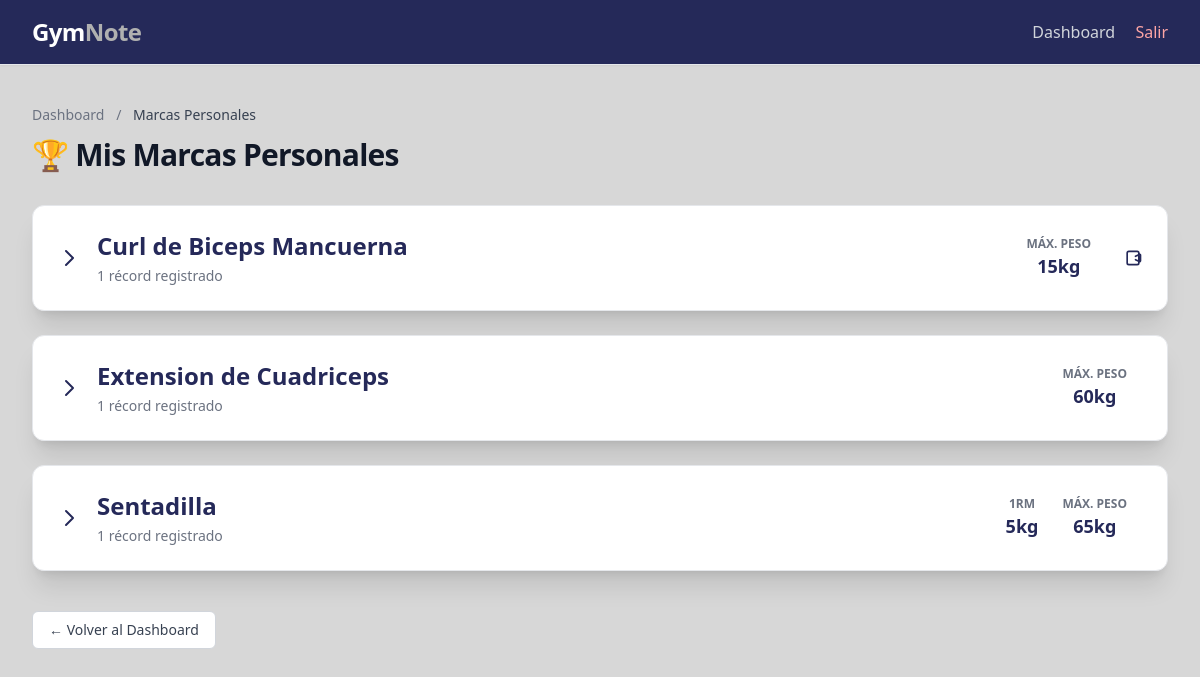
Screenshot of /marcas-personales/ (signed in) with the database file from the repository.
### core/models.py (models this page shows, shortened)
class Ejercicio(models.Model):
    nombre = models.CharField(max_length=150)
    video = models.URLField(blank=True, null=True)
    created_at = models.DateTimeField(auto_now_add=True)
    uploaded_at = models.DateTimeField(auto_now_add=True)
    class Meta:
        verbose_name = "Ejercicio"
        verbose_name_plural = "Ejercicios"
        ordering = ["nombre"]

### core/views.py (the view)
# urls.py: path("marcas-personales/", MarcasPersonalesListView.as_view(), name="marcas_personales"),
class MarcasPersonalesListView(LoginRequiredMixin, TemplateView):
    template_name = 'core/atleta/marcas_personales.html'
    def get_context_data(self, **kwargs):
        context = super().get_context_data(**kwargs)
        perfil = self.request.user.perfil
        context['marcas'] = perfil.get_marcas_personales()
        return context

### templates/core/atleta/marcas_personales.html (shortened to what this page needs)
{% extends "base.html" %}
{% load static %} {% block title %}Marcas Personales - NoteGym{% endblock %}
{% block content %}
<div class="max-w-6xl mx-auto">
    <header class="mb-8">
        <nav class="text-sm mb-3 text-gray-500">
            <a href="{% url 'dashboard' %}" class="hover:text-primary">Dashboard</a>
            <span class="mx-2">/</span>
            <span class="text-gray-700 font-medium">Marcas Personales</span>
        </nav>
        <h1 class="text-3xl font-extrabold text-gray-900 tracking-tight flex items-center">
            🏆 Mis Marcas Personales
        </h1>
    </header>
    {% if marcas %}
    <div class="space-y-6">
        {% for marca in marcas %}
        <div class="bg-white shadow-xl rounded-xl overflow-hidden border border-gray-200">
            <button
                data-accordion-trigger="ejercicio-{{ marca.ejercicio.id }}"
                class="w-full flex items-center justify-between p-6 text-left hover:bg-gray-50 transition"
            >
                <div class="flex items-center gap-4 flex-1">
                    <svg class="w-6 h-6 text-primary transform transition-transform duration-200 rotate-icon"
                         id="icon-ejercicio-{{ marca.ejercicio.id }}"
                         fill="none" stroke="currentColor" viewBox="0 0 24 24">
                        <path stroke-linecap="round" stroke-linejoin="round" stroke-width="2" d="M9 5l7 7-7 7"></path>
                    </svg>
                    <div class="flex-1">
                        <h2 class="text-2xl font-bold text-primary">
                            {{ marca.ejercicio.nombre }}
                        </h2>
                        <p class="text-sm text-gray-500 mt-1">
                            {{ marca.records_por_reps|length }} récord{% if marca.records_por_reps|length != 1 %}s{% endif %} registrado{% if marca.records_por_reps|length != 1 %}s{% endif %}
                        </p>
                    </div>
                    <div class="hidden md:flex gap-6 mr-4">
                        {% if marca.record_max_peso_1rm %}
                        <div class="text-center">
                            <p class="text-xs text-gray-500 font-semibold uppercase">1RM</p>
                            <p class="text-lg font-bold text-primary">{{ marca.record_max_peso_1rm.peso|floatformat:"-2" }}kg</p>
                        </div>
                        {% endif %}
                        {% if marca.record_max_peso %}
                        <div class="text-center">
                            <p class="text-xs text-gray-500 font-semibold uppercase">Máx. Peso</p>
                            <p class="text-lg font-bold text-primary">{{ marca.record_max_peso.peso|floatformat:"-2" }}kg</p>
                        </div>
                        {% endif %}
                    </div>
                </div>
                {% if marca.ejercicio.video %}
                <a href="{{ marca.ejercicio.video }}"
                   target="_blank"
                   onclick="event.stopPropagation()"
                   class="ml-4 flex items-center text-sm font-medium text-primary hover:text-indigo-700 transition">
                    <svg class="w-5 h-5" fill="none" stroke="currentColor" viewBox="0 0 24 24">
                        <path stroke-linecap="round" stroke-linejoin="round" stroke-width="2" d="M15 10l4.553-2.276A1 1 0 0121 8.618v6.764a1 1 0 01-1.447.894L15 14M5 18V6a2 2 0 012-2h10a2 2 0 012 2v12a2 2 0 01-2 2H7a2 2 0 01-2-2z"></path>
                    </svg>
                </a>
                {% endif %}
            </button>
        </div>
        {% endfor %}
    </div>
    {% endif %}
    <div class="mt-10">
        <a href="{% url 'dashboard' %}"
           class="inline-flex items-center px-4 py-2 border border-gray-300 text-sm font-medium rounded-md text-gray-700 bg-white hover:bg-gray-50 transition duration-150">
            ← Volver al Dashboard
        </a>
    </div>
</div>
{% endblock %}

### rows the page displays
Ejercicio: ejercicio.nombre "Curl de Biceps Mancuerna", records_por_reps|length "1", record_max_peso.peso "15"
Ejercicio: ejercicio.nombre "Extension de Cuadriceps", records_por_reps|length "1", record_max_peso.peso "60"
Ejercicio: ejercicio.nombre "Sentadilla", records_por_reps|length "1", record_max_peso_1rm.peso "5", record_max_peso.peso "65"
